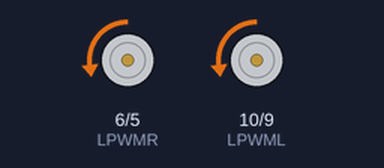
Recording of a sketch running on a simulated Arduino Uno, built with avr-gcc and run on an emulated ATmega328P. On the bench: motor-driver pin pairs drawn as motors (green arrow = first pin HIGH = forward, orange = second pin HIGH = backward, longer = more drive).

Above: at 1.0 s.
At 2.5 s:
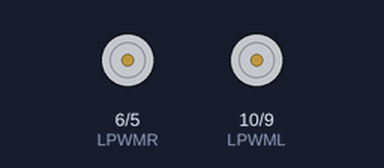
At 4.0 s:
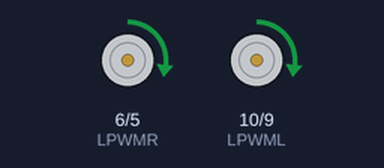
Timing chart, 0 to 7.8 s (numbered marks = the images above):
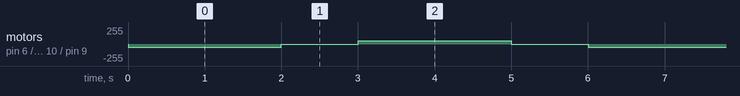

Measured:
- by itself, motor on pin 6 (LPWMR) / pin 5 (RPWMR), motor on pin 10 (LPWML) / pin 9 (RPWML): repeats every 6.0 s: stopped 1.0 s, forward 50/255 2.0 s, stopped 1.0 s, backward 50/255 2.0 s

The sketch:

motorbts7690.ino
```cpp
// Definisikan pin yang digunakan
const int RPWML = 9;
const int LPWML = 10;

const int RPWMR = 5;
const int LPWMR = 6;

void setup() {
  // Atur pin sebagai output
  pinMode(RPWML, OUTPUT);
  pinMode(LPWML, OUTPUT);
  pinMode(RPWMR, OUTPUT);
  pinMode(LPWMR, OUTPUT);
}

void loop() {
  // Putar motor ke arah kanan dengan kecepatan 255
  analogWrite(RPWMR, 50);
  analogWrite(LPWMR, 0);
  analogWrite(RPWML, 50);
  analogWrite(LPWML, 0);
  delay(2000); // Putar selama 2 detik

  // Berhenti selama 1 detik
  analogWrite(RPWMR, 0);
  analogWrite(LPWMR, 0);
  analogWrite(RPWML, 0);
  analogWrite(LPWML, 0);
  delay(1000);

  // Putar motor ke arah kiri dengan kecepatan 255
  analogWrite(RPWMR, 0);
  analogWrite(LPWMR, 50);
  analogWrite(RPWML, 0);
  analogWrite(LPWML, 50);
  delay(2000); // Putar selama 2 detik

  // Berhenti selama 1 detik
  analogWrite(RPWMR, 0);
  analogWrite(LPWMR, 0);
  analogWrite(RPWML, 0);
  analogWrite(LPWML, 0);
  delay(1000);
}
```
